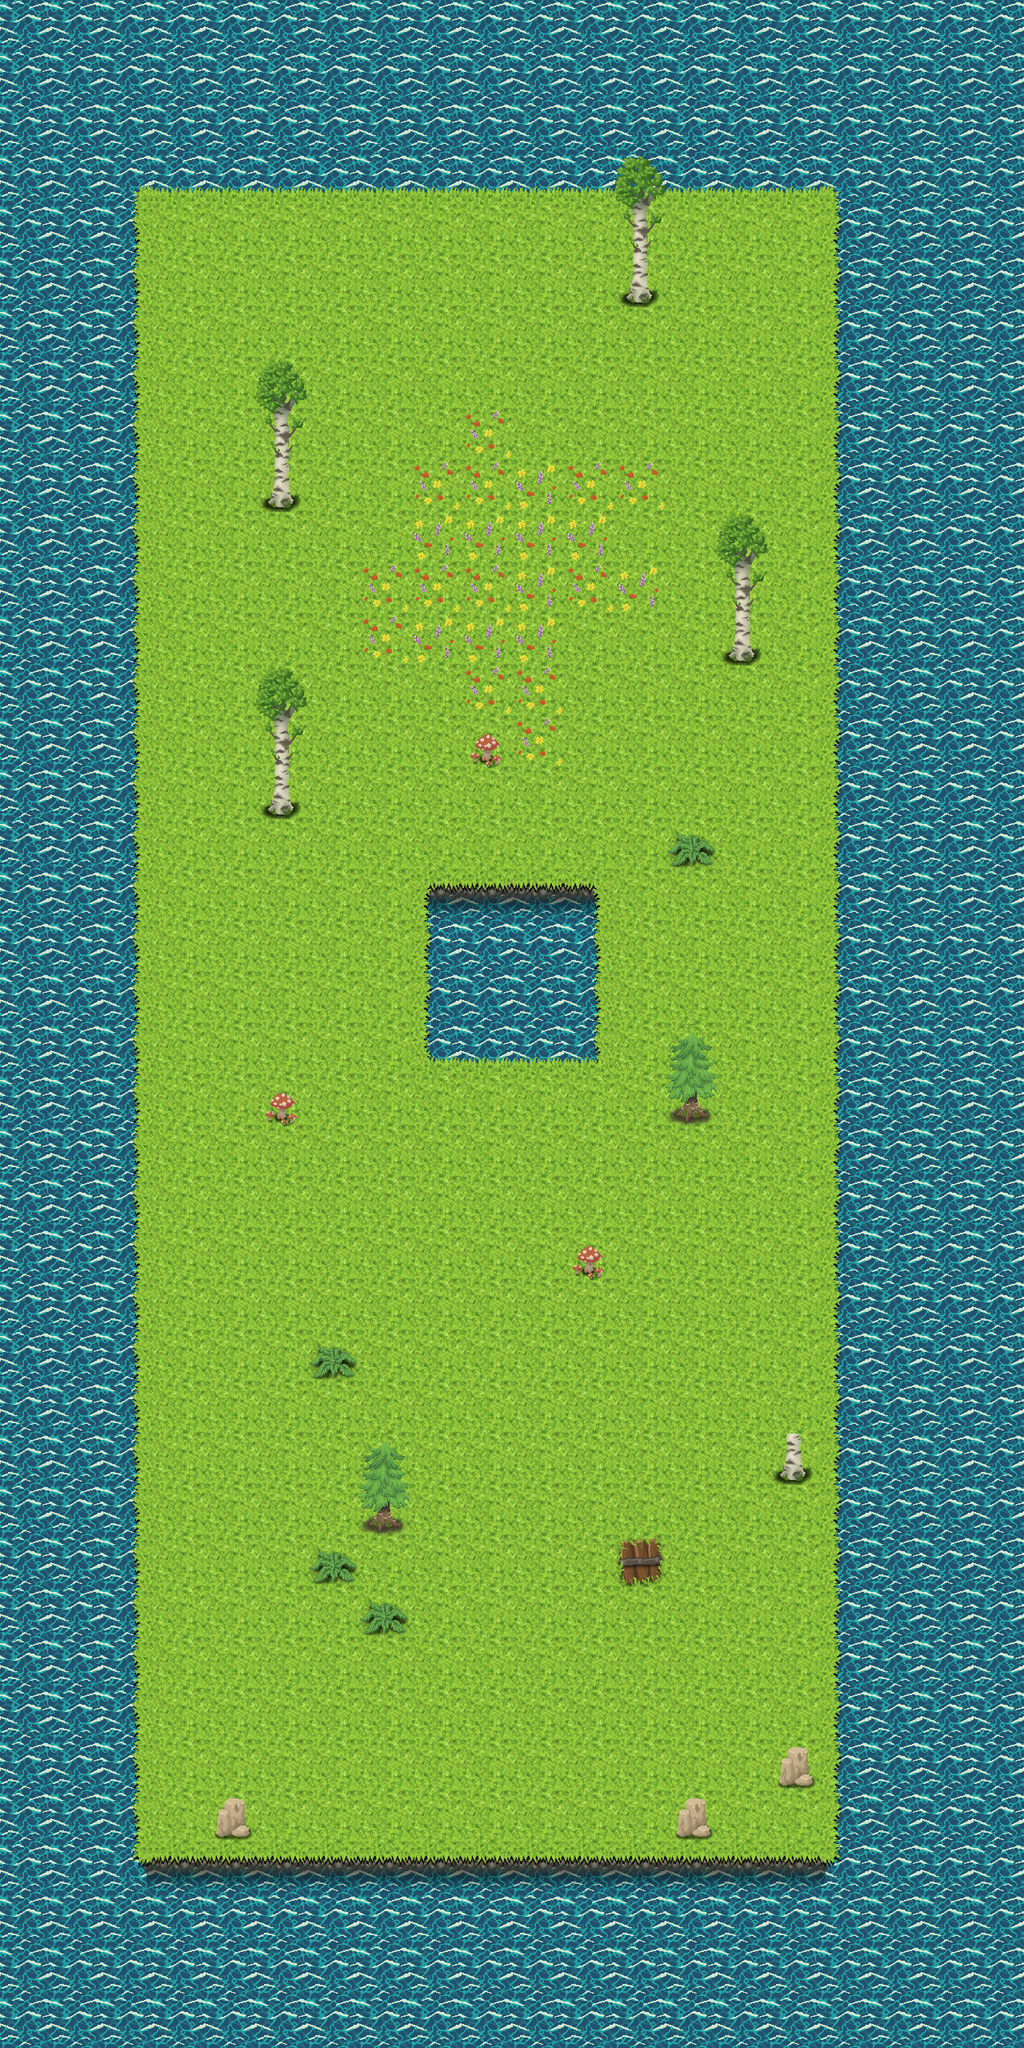

Below is a game level as drawn by its tile map, then a one-line description and the .tmx that defines it (tile-layer data replaced by summaries):
An orthogonal 20x40 tile map with 64x64 px tiles, 5 tile layers (Background, Background2, Field, Base, ...) and 17 objects (Start, Box).

<map version="1.0" orientation="orthogonal" renderorder="right-down" width="20" height="40" tilewidth="64" tileheight="64" nextobjectid="27">
 <tileset firstgid="1" name="foreest" tilewidth="64" tileheight="64" tilecount="144">
  <image source="../64_forest_tileset.png" width="1024" height="576" />
 </tileset>
 <layer name="Background" width="20" height="40">
  <data>[800 cells, 800 non-empty, 1 distinct tile ids]</data>
 </layer>
 <layer name="Background2" width="20" height="40">
  <data>[800 cells, 800 non-empty, 1 distinct tile ids]</data>
 </layer>
 <layer name="Field" width="20" height="40">
  <data>[800 cells, 400 non-empty, 1 distinct tile ids]</data>
 </layer>
 <layer name="Base" width="20" height="40">
  <data>[800 cells, 147 non-empty, 20 distinct tile ids]</data>
 </layer>
 <objectgroup name="Events">
  <object id="1" name="Start" x="704" y="1920" width="64" height="64" />
 </objectgroup>
 <objectgroup name="Collision">
  <object id="2" x="224" y="2304" width="832" height="80" />
  <object id="3" x="1024" y="256" width="64" height="2048" />
  <object id="4" x="128" y="192" width="960" height="64" />
  <object id="5" x="320" y="576" width="64" height="64" />
  <object id="6" x="896" y="768" width="64" height="64" />
  <object id="7" x="512" y="1088" width="256" height="256" />
  <object id="8" x="832" y="1344" width="64" height="64" />
  <object id="9" x="448" y="1856" width="64" height="64" />
  <object id="10" x="960" y="1792" width="64" height="64" />
  <object id="11" x="256" y="2240" width="64" height="64" />
  <object id="12" x="832" y="2240" width="64" height="64" />
  <object id="13" x="960" y="2176" width="64" height="64" />
  <object id="16" name="Box" x="768" y="1920" width="64" height="64" />
  <object id="18" x="128" y="256" width="64" height="2048" />
  <object id="22" x="320" y="960" width="64" height="64" />
  <object id="26" x="768" y="320" width="64" height="64" />
 </objectgroup>
 <layer name="Overlay" width="20" height="40">
  <data>[800 cells, 10 non-empty, 3 distinct tile ids]</data>
 </layer>
</map>
